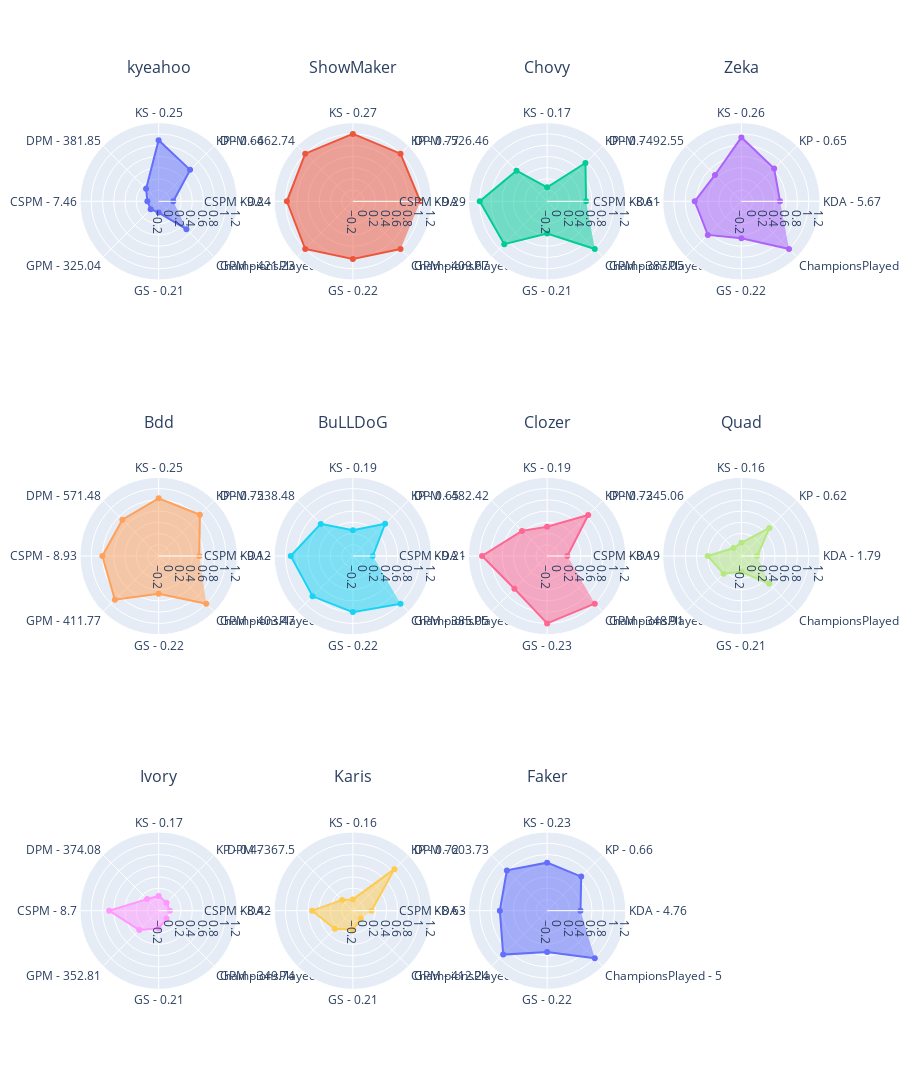

Notebook code cell kept with this figure:
### Code cell
df = players_stats.loc[players_stats["Position"] == positions[2]]
min_value, max_value = get_min_max_value(df, columns)

ROWS, COLUMNS = get_rows_columns(df, 4)

fig = get_fig_subplots(df, ROWS, COLUMNS)
for i, player_name in enumerate(df.index):
    _df = df.loc[player_name, columns]
    theta_list = get_theta_list(df, player_name, origin_columns, columns)

    r, c = get_rc(i, COLUMNS)
    fig.add_trace(
        go.Scatterpolar(r=_df, theta=theta_list, fill="toself", name=player_name),
        row=r,
        col=c,
    )

fig.update_layout(
    height=400 * ROWS,
    showlegend=False,
    polar=dict(
        radialaxis=dict(visible=True),
    ),
    title=dict(y=1),
)
fig.update_annotations(yshift=20)
fig.update_polars(radialaxis=dict(range=[min_value - 0.2, max_value + 0.2]))
fig.show()

### Figure 1 — Plotly figure (JSON) as saved in the notebook; plotly's stock layout.template omitted (floating-point values rounded to 4 significant figures)
{"data": [{"fill": "toself", "name": "kyeahoo", "r": [0.06105, 0.5924, 0.888, 0.1158, 0, 0, 0, 0.5], "subplot": "polar", "theta": ["KDA - 1.58", "KP - 0.64", "KS - 0.25", "DPM - 381.85", "CSPM - 7.46", "GPM - 325.04", "GS - 0.21", "ChampionsPlayed - 4"], "type": "scatterpolar"}, {"fill": "toself", "name": "ShowMaker", "r": [1, 1, 1.0, 1, 0.9752, 1, 0.8248, 1], "subplot": "polar2", "theta": ["KDA - 10.56", "KP - 0.77", "KS - 0.27", "DPM - 662.74", "CSPM - 9.24", "GPM - 421.23", "GS - 0.22", "ChampionsPlayed - 5"], "type": "scatterpolar"}, {"fill": "toself", "name": "Chovy", "r": [0.4934, 0.7647, 0.04916, 0.571, 1, 0.8798, 0.3715, 1], "subplot": "polar3", "theta": ["KDA - 5.71", "KP - 0.7", "KS - 0.17", "DPM - 526.46", "CSPM - 9.29", "GPM - 409.67", "GS - 0.21", "ChampionsPlayed - 5"], "type": "scatterpolar"}, {"fill": "toself", "name": "Zeka", "r": [0.4884, 0.6251, 0.9386, 0.4643, 0.6306, 0.6446, 0.4588, 1], "subplot": "polar4", "theta": ["KDA - 5.67", "KP - 0.65", "KS - 0.26", "DPM - 492.55", "CSPM - 8.61", "GPM - 387.05", "GS - 0.22", "ChampionsPlayed - 5"], "type": "scatterpolar"}, {"fill": "toself", "name": "Bdd", "r": [0.5233, 0.8391, 0.8279, 0.7127, 0.802, 0.9016, 0.4741, 1], "subplot": "polar5", "theta": ["KDA - 6.0", "KP - 0.72", "KS - 0.25", "DPM - 571.48", "CSPM - 8.93", "GPM - 411.77", "GS - 0.22", "ChampionsPlayed - 5"], "type": "scatterpolar"}, {"fill": "toself", "name": "BuLLDoG", "r": [0.1545, 0.6122, 0.2591, 0.6088, 0.9067, 0.8154, 0.7992, 1], "subplot": "polar6", "theta": ["KDA - 2.48", "KP - 0.65", "KS - 0.19", "DPM - 538.48", "CSPM - 9.12", "GPM - 403.47", "GS - 0.22", "ChampionsPlayed - 5"], "type": "scatterpolar"}, {"fill": "toself", "name": "Clozer", "r": [0.1597, 0.834, 0.3206, 0.4324, 0.9589, 0.6239, 1, 1], "subplot": "polar7", "theta": ["KDA - 2.53", "KP - 0.72", "KS - 0.19", "DPM - 482.42", "CSPM - 9.21", "GPM - 385.05", "GS - 0.23", "ChampionsPlayed - 5"], "type": "scatterpolar"}, {"fill": "toself", "name": "Quad", "r": [0.08262, 0.506, 0.03426, 0, 0.4, 0.2481, 0.08241, 0.5], "subplot": "polar8", "theta": ["KDA - 1.79", "KP - 0.62", "KS - 0.16", "DPM - 345.06", "CSPM - 8.19", "GPM - 348.91", "GS - 0.21", "ChampionsPlayed - 4"], "type": "scatterpolar"}, {"fill": "toself", "name": "Ivory", "r": [0, 0, 0.06282, 0.09135, 0.6806, 0.2887, 0.1158, 0], "subplot": "polar9", "theta": ["KDA - 1.0", "KP - 0.47", "KS - 0.17", "DPM - 374.08", "CSPM - 8.7", "GPM - 352.81", "GS - 0.21", "ChampionsPlayed - 3"], "type": "scatterpolar"}, {"fill": "toself", "name": "Karis", "r": [0.1308, 0.846, 0, 0.07064, 0.524, 0.2568, 0.1398, 0], "subplot": "polar10", "theta": ["KDA - 2.25", "KP - 0.72", "KS - 0.16", "DPM - 367.5", "CSPM - 8.42", "GPM - 349.74", "GS - 0.21", "ChampionsPlayed - 3"], "type": "scatterpolar"}, {"fill": "toself", "name": "Faker", "r": [0.394, 0.6587, 0.6549, 0.8143, 0.642, 0.9065, 0.538, 1], "subplot": "polar11", "theta": ["KDA - 4.76", "KP - 0.66", "KS - 0.23", "DPM - 603.73", "CSPM - 8.63", "GPM - 412.24", "GS - 0.22", "ChampionsPlayed - 5"], "type": "scatterpolar"}], "layout": {"annotations": [{"font": {"size": 16}, "showarrow": false, "text": "kyeahoo", "x": 0.1062, "xanchor": "center", "xref": "paper", "y": 1, "yanchor": "bottom", "yref": "paper", "yshift": 20}, {"font": {"size": 16}, "showarrow": false, "text": "ShowMaker", "x": 0.3688, "xanchor": "center", "xref": "paper", "y": 1, "yanchor": "bottom", "yref": "paper", "yshift": 20}, {"font": {"size": 16}, "showarrow": false, "text": "Chovy", "x": 0.6313, "xanchor": "center", "xref": "paper", "y": 1, "yanchor": "bottom", "yref": "paper", "yshift": 20}, {"font": {"size": 16}, "showarrow": false, "text": "Zeka", "x": 0.8938, "xanchor": "center", "xref": "paper", "y": 1, "yanchor": "bottom", "yref": "paper", "yshift": 20}, {"font": {"size": 16}, "showarrow": false, "text": "Bdd", "x": 0.1062, "xanchor": "center", "xref": "paper", "y": 0.6111, "yanchor": "bottom", "yref": "paper", "yshift": 20}, {"font": {"size": 16}, "showarrow": false, "text": "BuLLDoG", "x": 0.3688, "xanchor": "center", "xref": "paper", "y": 0.6111, "yanchor": "bottom", "yref": "paper", "yshift": 20}, {"font": {"size": 16}, "showarrow": false, "text": "Clozer", "x": 0.6313, "xanchor": "center", "xref": "paper", "y": 0.6111, "yanchor": "bottom", "yref": "paper", "yshift": 20}, {"font": {"size": 16}, "showarrow": false, "text": "Quad", "x": 0.8938, "xanchor": "center", "xref": "paper", "y": 0.6111, "yanchor": "bottom", "yref": "paper", "yshift": 20}, {"font": {"size": 16}, "showarrow": false, "text": "Ivory", "x": 0.1062, "xanchor": "center", "xref": "paper", "y": 0.2222, "yanchor": "bottom", "yref": "paper", "yshift": 20}, {"font": {"size": 16}, "showarrow": false, "text": "Karis", "x": 0.3688, "xanchor": "center", "xref": "paper", "y": 0.2222, "yanchor": "bottom", "yref": "paper", "yshift": 20}, {"font": {"size": 16}, "showarrow": false, "text": "Faker", "x": 0.6313, "xanchor": "center", "xref": "paper", "y": 0.2222, "yanchor": "bottom", "yref": "paper", "yshift": 20}], "height": 1200, "polar": {"domain": {"x": [0, 0.2125], "y": [0.7778, 1]}, "radialaxis": {"range": [-0.2, 1.2], "visible": true}}, "polar10": {"domain": {"x": [0.2625, 0.475], "y": [0, 0.2222]}, "radialaxis": {"range": [-0.2, 1.2]}}, "polar11": {"domain": {"x": [0.525, 0.7375], "y": [0, 0.2222]}, "radialaxis": {"range": [-0.2, 1.2]}}, "polar12": {"domain": {"x": [0.7875, 1], "y": [0, 0.2222]}, "radialaxis": {"range": [-0.2, 1.2]}}, "polar2": {"domain": {"x": [0.2625, 0.475], "y": [0.7778, 1]}, "radialaxis": {"range": [-0.2, 1.2]}}, "polar3": {"domain": {"x": [0.525, 0.7375], "y": [0.7778, 1]}, "radialaxis": {"range": [-0.2, 1.2]}}, "polar4": {"domain": {"x": [0.7875, 1], "y": [0.7778, 1]}, "radialaxis": {"range": [-0.2, 1.2]}}, "polar5": {"domain": {"x": [0, 0.2125], "y": [0.3889, 0.6111]}, "radialaxis": {"range": [-0.2, 1.2]}}, "polar6": {"domain": {"x": [0.2625, 0.475], "y": [0.3889, 0.6111]}, "radialaxis": {"range": [-0.2, 1.2]}}, "polar7": {"domain": {"x": [0.525, 0.7375], "y": [0.3889, 0.6111]}, "radialaxis": {"range": [-0.2, 1.2]}}, "polar8": {"domain": {"x": [0.7875, 1], "y": [0.3889, 0.6111]}, "radialaxis": {"range": [-0.2, 1.2]}}, "polar9": {"domain": {"x": [0, 0.2125], "y": [0, 0.2222]}, "radialaxis": {"range": [-0.2, 1.2]}}, "showlegend": false, "title": {"y": 1}}}
